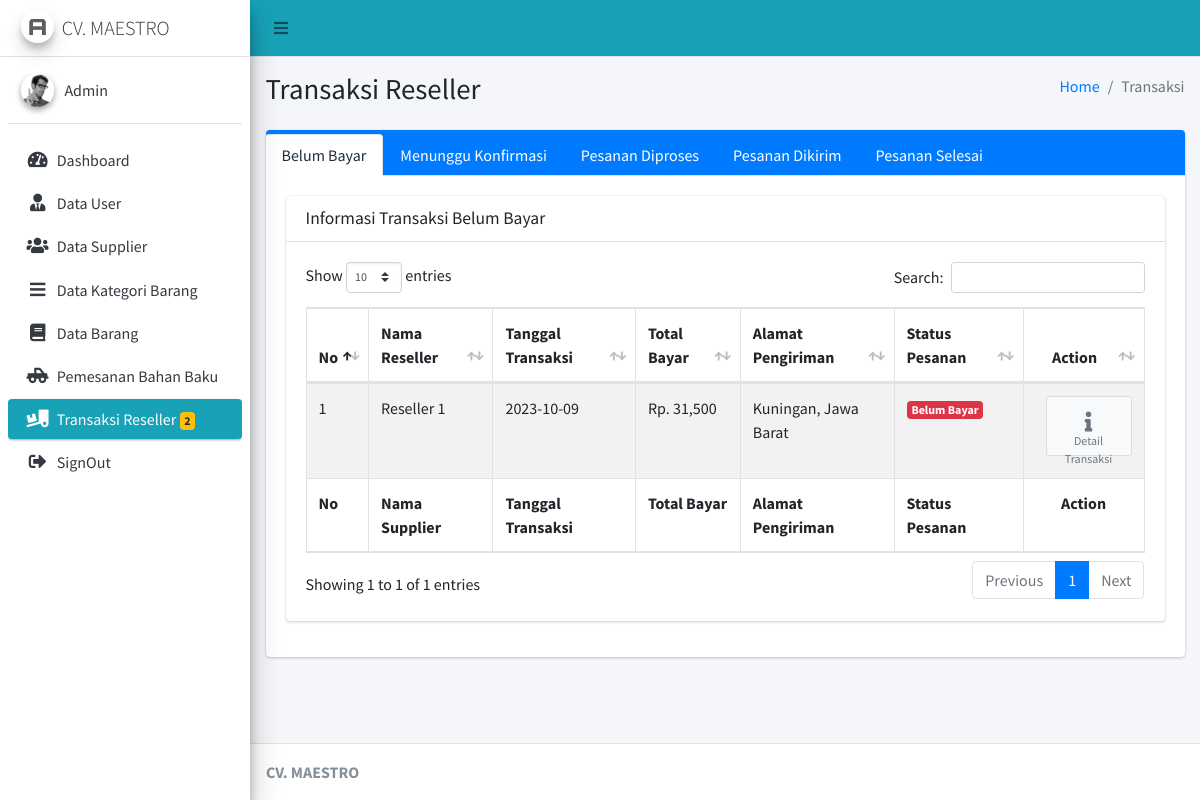
Page /Admin/cTransaksiReseller (signed in) on the committed database.
### tables this page shows
CREATE TABLE `po_barang` (
  `id_po_bar` int(11) NOT NULL,
  `id_reseller` int(11) NOT NULL,
  `tgl_tran_bar` varchar(20) NOT NULL,
  `tot_bay_bar` varchar(20) NOT NULL,
  `stat_bay_bar` int(11) NOT NULL,
  `bukti_bay_bar` text NOT NULL,
  `stat_order_bar` int(11) NOT NULL,
  `alamat_kirim_bar` text NOT NULL
);

CREATE TABLE `reseller` (
  `id_reseller` int(11) NOT NULL,
  `nama_reseller` varchar(125) NOT NULL,
  `alamat_reseller` text NOT NULL,
  `no_hp_reseller` varchar(15) NOT NULL,
  `jk` varchar(20) NOT NULL,
  `username_reseller` varchar(50) NOT NULL,
  `password_reseller` varchar(50) NOT NULL
);

### application/controllers/Admin/cTransaksiReseller.php (called while the page is built, shortened)
<?php
class cTransaksiReseller extends CI_Controller
{
	public function __construct()
	{
		$this->load->model('mTransaksiReseller');
	}
	public function index()
	{
		$data = array(
			'transaksi' => $this->mTransaksiReseller->transaksi_admin()
		);
		$this->load->view('Admin/Layout/head');
		$this->load->view('Admin/Layout/aside');
		$this->load->view('Admin/TransaksiReseller/vTransaksi', $data);
		$this->load->view('Admin/Layout/footer');
	}
}

### index.php (called while the page is built, shortened)
<?php
require_once BASEPATH.'core/CodeIgniter.php';

### application/models/mTransaksiReseller.php (called while the page is built, shortened)
<?php
class mTransaksiReseller extends CI_Model
{
	public function transaksi_admin()
	{
		$this->db->select('*');
		$this->db->from('po_barang');
		$this->db->join('reseller', 'po_barang.id_reseller = reseller.id_reseller', 'left');
		return $this->db->get()->result();
	}
}

### application/views/Admin/TransaksiReseller/vTransaksi.php (the view, shortened to what this page needs)
<div class="content-wrapper">
	<section class="content-header">
		<div class="container-fluid">
			<div class="row mb-2">
				<div class="col-sm-6">
					<h1>Transaksi Reseller</h1>
				</div>
				<div class="col-sm-6">
					<ol class="breadcrumb float-sm-right">
						<li class="breadcrumb-item"><a href="#">Home</a></li>
						<li class="breadcrumb-item active">Transaksi</li>
					</ol>
				</div>
			</div>
		</div>
	</section>
	<section class="content">
		<div class="container-fluid">
			<div class="row">
				<div class="col-12 col-sm-12">
					<div class="card card-primary card-tabs">
						<div class="card-header p-0 pt-1">
							<ul class="nav nav-tabs" id="custom-tabs-one-tab" role="tablist">
								<li class="nav-item">
									<a class="nav-link active" id="custom-tabs-one-home-tab" data-toggle="pill" href="#custom-tabs-one-home" role="tab" aria-controls="custom-tabs-one-home" aria-selected="true">Belum Bayar</a>
								</li>
								<li class="nav-item">
									<a class="nav-link" id="custom-tabs-one-profile-tab" data-toggle="pill" href="#custom-tabs-one-profile" role="tab" aria-controls="custom-tabs-one-profile" aria-selected="false">Menunggu Konfirmasi</a>
								</li>
								<li class="nav-item">
									<a class="nav-link" id="custom-tabs-one-messages-tab" data-toggle="pill" href="#custom-tabs-one-messages" role="tab" aria-controls="custom-tabs-one-messages" aria-selected="false">Pesanan Diproses</a>
								</li>
								<li class="nav-item">
									<a class="nav-link" id="custom-tabs-one-settings-tab" data-toggle="pill" href="#custom-tabs-one-settings" role="tab" aria-controls="custom-tabs-one-settings" aria-selected="false">Pesanan Dikirim</a>
								</li>
								<li class="nav-item">
									<a class="nav-link" id="custom-tabs-one-selesai-tab" data-toggle="pill" href="#custom-tabs-one-selesai" role="tab" aria-controls="custom-tabs-one-settings" aria-selected="false">Pesanan Selesai</a>
								</li>
							</ul>
						</div>
						<div class="card-body">
							<div class="tab-content" id="custom-tabs-one-tabContent">
								<div class="tab-pane fade show active" id="custom-tabs-one-home" role="tabpanel" aria-labelledby="custom-tabs-one-home-tab">
									<div class="card">
										<div class="card-header">
											<h3 class="card-title">Informasi Transaksi Belum Bayar</h3>
										</div>
										<div class="card-body">
											<table class="example1 table table-bordered table-striped">
												<thead>
													<tr>
														<th>No</th>
														<th>Nama Reseller</th>
														<th>Tanggal Transaksi</th>
														<th>Total Bayar</th>
														<th>Alamat Pengiriman</th>
														<th>Status Pesanan</th>
														<th class="text-center">Action</th>
													</tr>
												</thead>
												<tbody>
													<?php
													$no = 1;
													foreach ($transaksi as $key => $value) {
														if ($value->stat_order_bar == '0') {
													?>
															<tr>
																<td><?= $no++ ?></td>
																<td><?= $value->nama_reseller ?></td>
																<td><?= $value->tgl_tran_bar ?></td>
																<td>Rp. <?= number_format($value->tot_bay_bar)  ?></td>
																<td><?= $value->alamat_kirim_bar ?></td>
																<td><?php
																	if ($value->stat_order_bar == '0') {
																	?>
																		<span class="badge badge-danger">Belum Bayar</span>
																	<?php
																	} else if ($value->stat_order_bar == '1') {
																	?>
																		<span class="badge badge-warning">Menunggu Konfirmasi</span>
																	<?php
																	} else if ($value->stat_order_bar == '2') {
																	?>
																		<span class="badge badge-info">Pesanan Diproses</span>
																	<?php
																	} else if ($value->stat_order_bar == '3') {
																	?>
																		<span class="badge badge-primary">Pesanan Dikirim</span>
																	<?php
																	} else if ($value->stat_order_bar == '4') {
																	?>
																		<span class="badge badge-success">Selesai</span>
																	<?php
																	}
																	?>
																</td>
																<td class="text-center"> <a href="<?= base_url('Admin/cTransaksiReseller/detail_transaksi/' . $value->id_po_bar) ?>" class="btn btn-app">
																		<i class="fas fa-info"></i> Detail Transaksi
																	</a> </td>
															</tr>
													<?php
														}
													}
													?>
												</tbody>
												<tfoot>
													<tr>
														<th>No</th>
														<th>Nama Supplier</th>
														<th>Tanggal Transaksi</th>
														<th>Total Bayar</th>
														<th>Alamat Pengiriman</th>
														<th>Status Pesanan</th>
														<th class="text-center">Action</th>
													</tr>
												</tfoot>
											</table>
										</div>
									</div>
								</div>
							</div>
						</div>
					</div>
				</div>
			</div>
		</div>
	</section>
</div>

### rows in the picture
po_barang: id_reseller.nama_reseller "Reseller 1", tgl_tran_bar "2023-10-09", tot_bay_bar "31,500", alamat_kirim_bar "Kuningan, Jawa Barat", stat_order_bar "Belum Bayar"

### other values in the picture
$data->jml "2"
